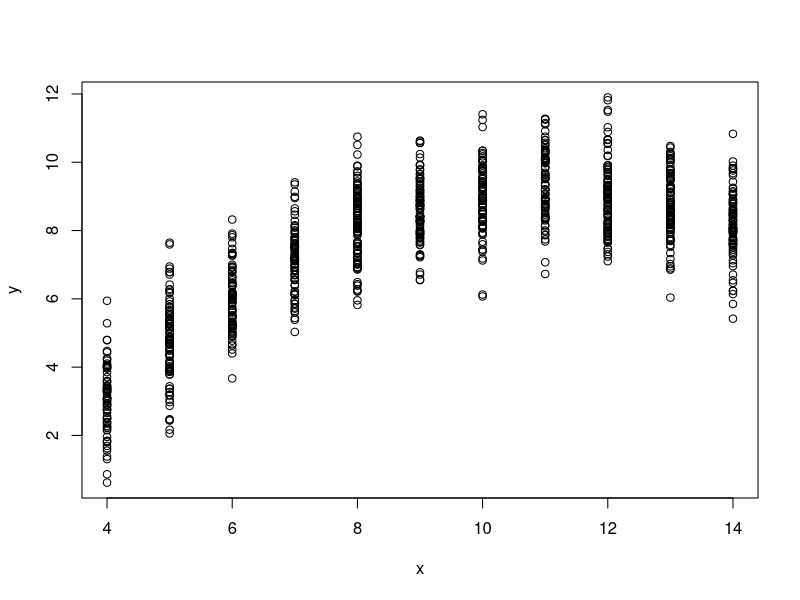

The R source for this figure:
#### R_Demo_Simulation_Inference_10_Fold_Cross_Validation.R
##########################################################################
## INSTRUCTOR: Christopher Fariss
## COURSE NAME: Programming and Simulation Methods for Computational Social Science (2W)
## University of Essex Summer School 2024
##
## Date: 2024-07-22
##
## Please e-mail me if you find any errors or have and suggestions (either email is fine)
## e-mail: cjf0006@gmail.com
## e-mail: cjfariss@umich.edu
##########################################################################
##
## Goal: Improve the predictive power or predictive validity of a model when applied to new observed values
##
##########################################################################
## Introduction to tutorial:
##
## For this R tutorial we will simulate a dataset and then randomly divide it into ten subsets. 
##
## We will then fit a model using the observations from 1 of the subsets of data (test data) and then use the model estimates to predict the value of the dependent variable for the remaining out of sample data subset (test data).
##
## After that step, we will use the other half of the data to fit the model and then predict the other hold out sample.
##
## In this way, both halves of the data will be predicted using a model estimated from other data not used in the fitting
##
## This process is increasingly common and required in almost all Machine Learning and predictive tasks in data science and increasingly so in the social sciences.
##
##########################################################################


#rm(list = ls())

set.seed(940)

## set number of observations for simulation
n <- 1000

## number of folds (randomly created sub samples of data)
k <- 10

## simulation of variables
x <- sample(4:14,n,replace=TRUE)
y <- -5.996 + 2.781*x -0.127*x^2   + rnorm(n,0,1)
#y <- -5.996 + 2.781*x -0.127*x^2   + rnorm(n,0,2)

plot(x,y)

## create a subject/unit ID variable with one values for each unit
## here the indicator values takes on 2-Fold values {1,2}
folds <- sample(rep(1:k, n/k), n, replace=FALSE)

table(folds)

## create a data frame with the dependent variable, independent variable, and randomly created ID
dat <- data.frame(y, x, folds)

## create vectors for storing predictions
dat$y.hat0 <- NA
dat$y.hat1 <- NA
dat$y.hat2 <- NA
dat$y.hat3 <- NA

#test <- matrix(NA, nrow=k, ncol=2)

##  function to
for(i in 1:k){
    
    ## fit a linear model
    fit0 <- lm(y ~ 1, data=subset(dat, folds!=i))
    pred0 <- predict(fit0, newdata=subset(dat, folds==i))
    y.hat0 <- as.numeric(pred0)
  
    dat$y.hat0[dat$fold==i] <- y.hat0
  
  ## fit a linear model
    fit1 <- lm(y ~ x, data=subset(dat, folds!=i))
    pred1 <- predict(fit1, newdata=subset(dat, folds==i))
    y.hat1 <- as.numeric(pred1)
    
    dat$y.hat1[dat$fold==i] <- y.hat1
    
    
    ## fit a linear model with a squared term
    fit2 <- lm(y ~ x + I(x^2), data=subset(dat, folds!=i))
    pred2 <- predict(fit2, newdata=subset(dat, folds==i))
    y.hat2 <- as.numeric(pred2)
    
    dat$y.hat2[dat$fold==i] <- y.hat2

    ## fit a linear model with a squared term and cubic term
    fit3 <- lm(y ~ x + I(x^2) + I(x^3), data=subset(dat, folds!=i))
    pred3 <- predict(fit3, newdata=subset(dat, folds==i))
    y.hat3 <- as.numeric(pred3)
    
    dat$y.hat3[dat$fold==i] <- y.hat3
    
    print(summary(dat))
}

rmse.fit0 <- sqrt(mean((dat$y.hat0-dat$y)^2))
rmse.fit0

rmse.fit1 <- sqrt(mean((dat$y.hat1-dat$y)^2))
rmse.fit1

rmse.fit2 <- sqrt(mean((dat$y.hat2-dat$y)^2))
rmse.fit2

rmse.fit3 <- sqrt(mean((dat$y.hat3-dat$y)^2))
rmse.fit3

c(rmse.fit0, rmse.fit1, rmse.fit2, rmse.fit3)


cor.fit0 <- cor(dat$y.hat0, dat$y, method="spearman")
cor.fit0

cor.fit1 <- cor(dat$y.hat1, dat$y, method="spearman")
cor.fit1

cor.fit2 <- cor(dat$y.hat2, dat$y, method="spearman")
cor.fit2

cor.fit3 <- cor(dat$y.hat3, dat$y, method="spearman")
cor.fit3

c(cor.fit0, cor.fit1, cor.fit2, cor.fit3)


fit <- lm(y ~ x + I(x^2) + I(x^3), data=dat)
sqrt(mean((as.numeric(predict(fit))-dat$y)^2))
summary(fit)
